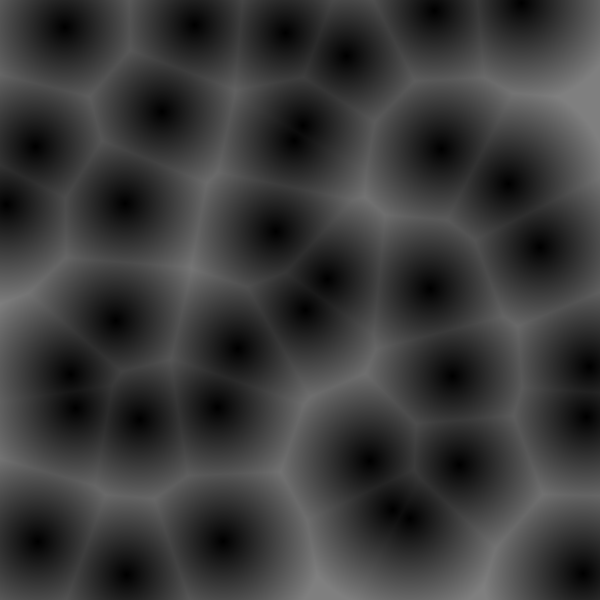
Frame 1 (no input)
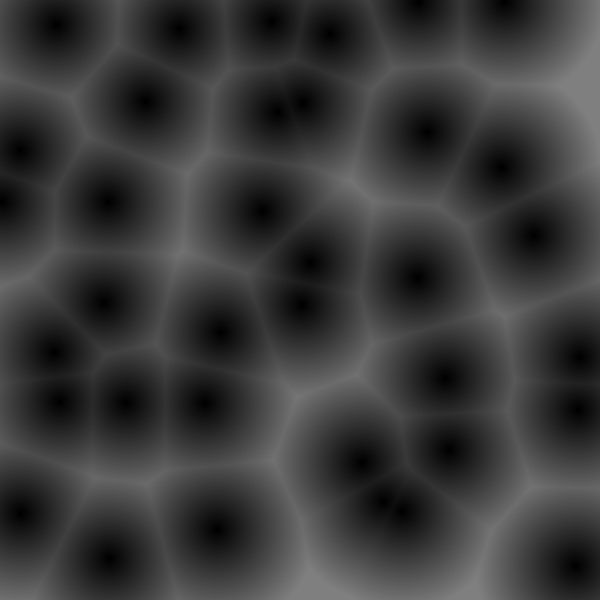
Frame 60 (the mouse pressed at the canvas centre just before this capture)
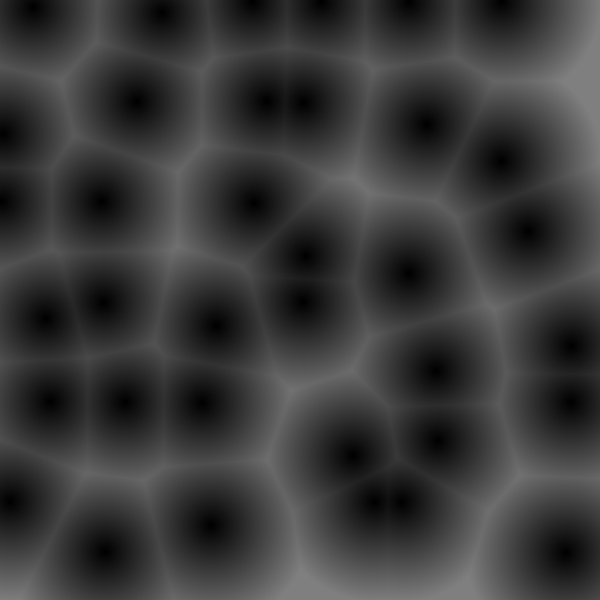
Frame 120 (the mouse held since frame 60 and released just before this capture)

The Processing sketch that drew these frames (run headless with seeded random() and noise(); from frame 60 on, the mouse is pressed at the canvas centre):

// Processing sketch: DynamicWorley
// ── DynamicWorley.pde
PVector[][] ftrPoints;
int tileX, tileY;
float tileXSize, tileYSize;

void setup(){
  size(600,600);
  //smooth();
  frameRate(60);
  tileX = 6;
  tileY = 6;
  tileXSize = width / tileX;
  tileYSize = height / tileY;
  ftrPoints = new PVector[tileY][tileX];
  
  // intitialize the feature points' positions
  for(int j=0; j<tileY; j++){
    for(int i=0; i<tileX; i++){
      ftrPoints[j][i] = new PVector(0,0);
      ftrPoints[j][i].x = random(i*tileXSize+1, (i+1)*tileXSize-1);
      ftrPoints[j][i].y = random(j*tileYSize+1, (j+1)*tileYSize+1-1);
      //println(ftrPoints[j][i].x + "  " + ftrPoints[j][i].y);
    }
  }
  
}

void draw(){
  background(0);
  int gridX, gridY;
  
  
  loadPixels();
  for(int v=0; v<height; v++){
    for(int u=0; u<width; u++){
      // find the closet distance
      
      float dist = 100;
      gridX = floor(u/tileXSize);
      gridY = floor(v/tileYSize);
      
      for(int j=-1; j<2; j++){
        for(int i=-1; i<2; i++){
          int indexX=gridX+i, indexY=gridY+j;
          // avoid 
          if(indexX < 0)              indexX = 0;
          else if(indexX > (tileX-1)) indexX = tileX-1;
          if(indexY < 0)              indexY = 0;
          else if(indexY > (tileY-1)) indexY = tileY-1;
          
          float d = pow(pow(ftrPoints[indexY][indexX].x - u, 2) + pow(ftrPoints[indexY][indexX].y - v, 2), 0.5);
          if(d < dist) dist=d;
        }
      }
      
      //pixels[v*width+u] = color(int(noise(frameCount*0.01)*map(dist, 0, 100, 0, 255)), 200*noise(frameCount*0.01+1000), 150*noise(frameCount*0.01+1000));//255*noise(frameCount*0.1+dist*0.001+u*0.0001),255*noise(frameCount*0.001+dist*0.001+1000+v*0.0001));
      pixels[v*width+u] = color(map(dist, 0, 200, 0, 255));//, 80, 60);
    }
  }
  updatePixels();
  
  // draw feature points
  for(int j=0; j<tileY; j++){
    for(int i=0; i<tileX; i++){
      stroke(255);
      strokeWeight(3);
      //point(ftrPoints[j][i].x, ftrPoints[j][i].y);
      ftrPoints[j][i].x += map(noise(frameCount*0.1*(i+1)*(j+1)+1000), 0, 1, -2, 2);
      ftrPoints[j][i].y += map(noise(frameCount*0.1*(i+1)*(i+1)*(j+1)*(j+1)*0.1), 0, 1, -2, 2);
      ftrPoints[j][i].x = constrain(ftrPoints[j][i].x, i*tileXSize+1, (i+1)*tileYSize-1);
      ftrPoints[j][i].y = constrain(ftrPoints[j][i].y, j*tileYSize+1, (j+1)*tileYSize-1);
    }
  }
  //noLoop();
}
